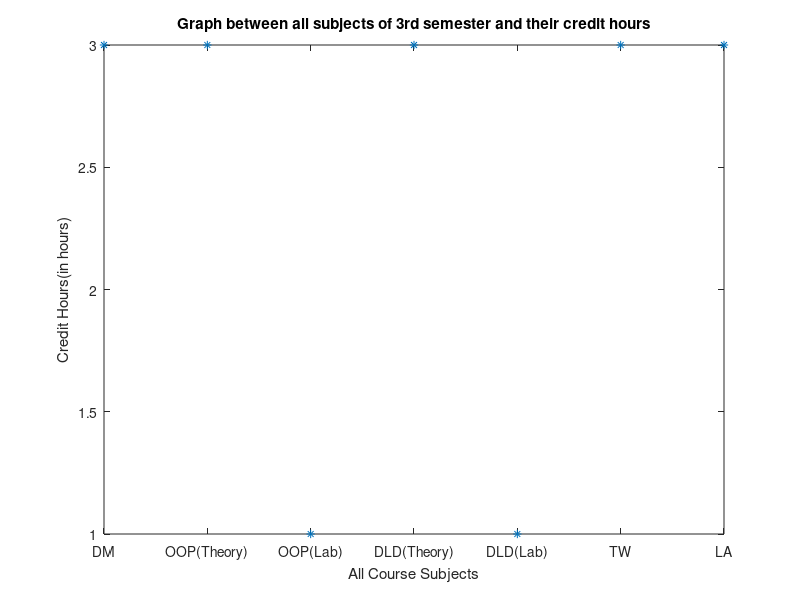

MATLAB code to generate this figure:
% Lab 1 Question no 1
% It plots a graph between all subjects of 3rd semester and their credit hours
% where x axis contains all the subjects name and y axis contains their 
% correspoinding credit hours 
% data is collected from LMS the official website for all matters of students 

x = [1, 2, 3, 4, 5, 6, 7]; % numbering for all subjects

c = [3, 3, 1, 3, 1, 3, 3]; % their corresponding credit hours 

%plots graph between subjects and credit hours
plot(x, c, '*');

% labeling all the entities of x axis with a specific subject 
xticks([1 2 3 4 5 6 7])
xticklabels({'DM', 'OOP(Theory)', 'OOP(Lab)', 'DLD(Theory)', 'DLD(Lab)', 'TW', 'LA'});


title('Graph between all subjects of 3rd semester and their credit hours');%title of graph


xlabel('All Course Subjects'); % x-axis label


ylabel('Credit Hours(in hours)'); % y-axis label

